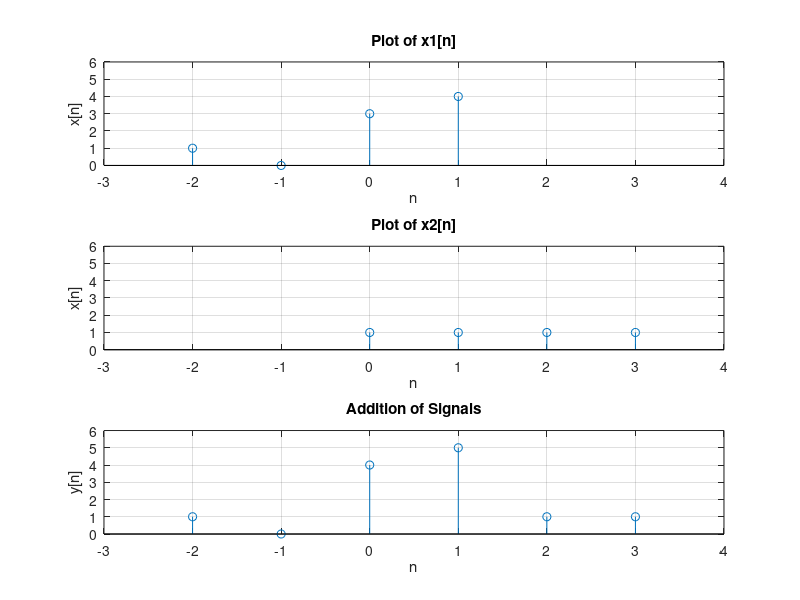
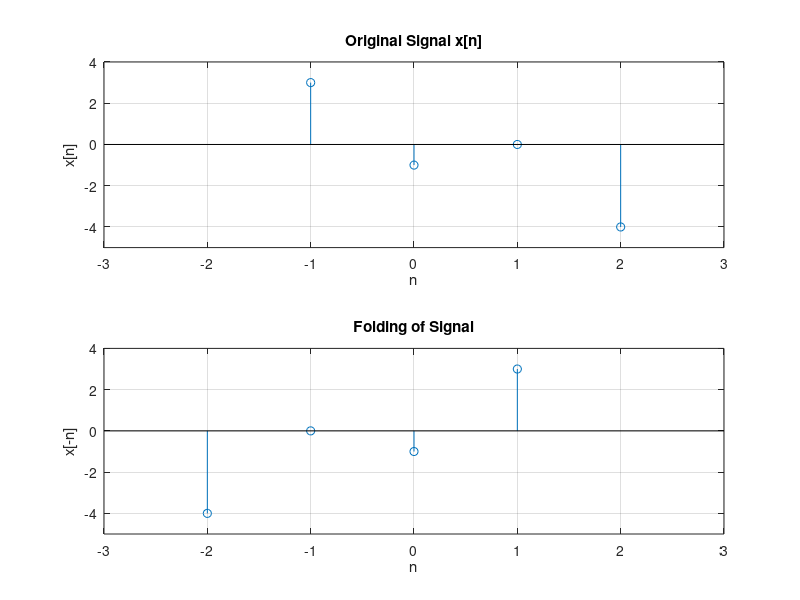

Write the MATLAB code that produced these figures, in order.
clc;
clear all;
close all;

figure(1);

x1 = [1 0 3 4];
n1 = -2:1;

subplot(3,1,1);
stem(n1, x1);
title('Plot of x1[n]');
xlabel('n');
ylabel('x[n]');
axis([-3,4,0,6]);
grid on;

x2 = [1 1 1 1];
n2 = 0:3;
subplot(3,1,2);
stem(n2, x2);
title('Plot of x2[n]');
xlabel('n');
ylabel('x[n]');
axis([-3,4,0,6]);
grid on;

m = min(min(n1), min(n2)): max(max(n1), max(n2));
y1 = zeros(1, length(m));
temp = 1;
for i = 1:length(m)
    if(m(i) < min(n1) || m(i) > max(n1))
        y1(i) = 0;
    else 
        y1(i) = x1(temp);
        temp = temp+1;
    end
end
y2 = zeros(1, length(m));
temp = 1;
for i = 1:length(m)
    if(m(i) < min(n2) || m(i) > max(n2))
        y2(i) = 0;
    else
        y2(i) = x2(temp);
        temp = temp+1;
    end
end
y = y1 + y2;
subplot(3,1,3);
stem(m, y);
title('Addition of Signals');
xlabel('n');
ylabel('y[n]');
axis([-3,4,0,6]);
grid on;

figure(2);
x = [3 -1 0 -4];
m = -1:2;
subplot(2,1,1);
stem(m,x);
title('Original Signal x[n]');
xlabel('n');
ylabel('x[n]');
axis([-3,3,-5,4]);
grid on;

xbar = fliplr(x);
nbar = fliplr(-m);
subplot(2,1,2);
stem(nbar,xbar);
title('Folding of Signal');
xlabel('n');
ylabel('x[-n]');
axis([-3,3,-5,4]);
grid on;